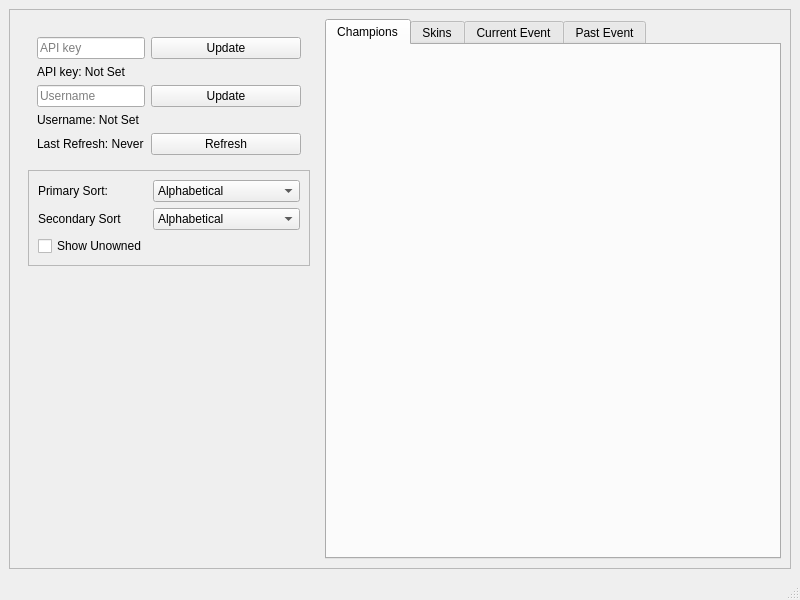
<?xml version="1.0" encoding="UTF-8"?>
<ui version="4.0">
 <class>MainWindow</class>
 <widget class="QMainWindow" name="MainWindow">
  <property name="geometry">
   <rect>
    <x>0</x>
    <y>0</y>
    <width>800</width>
    <height>600</height>
   </rect>
  </property>
  <property name="windowTitle">
   <string>League Tracker</string>
  </property>
  <widget class="QWidget" name="centralwidget">
   <layout class="QGridLayout" name="window_grid_layout">
    <item row="0" column="0">
     <widget class="QFrame" name="main_frame">
      <property name="frameShape">
       <enum>QFrame::StyledPanel</enum>
      </property>
      <property name="frameShadow">
       <enum>QFrame::Raised</enum>
      </property>
      <layout class="QGridLayout" name="main_frame_grid_layout">
       <item row="0" column="0" alignment="Qt::AlignTop">
        <widget class="QWidget" name="settings_widget" native="true">
         <property name="sizePolicy">
          <sizepolicy hsizetype="Preferred" vsizetype="Preferred">
           <horstretch>1</horstretch>
           <verstretch>0</verstretch>
          </sizepolicy>
         </property>
         <property name="minimumSize">
          <size>
           <width>300</width>
           <height>100</height>
          </size>
         </property>
         <property name="maximumSize">
          <size>
           <width>300</width>
           <height>300</height>
          </size>
         </property>
         <layout class="QVBoxLayout" name="settings_vertical_layout">
          <item>
           <widget class="QWidget" name="api_username_frame" native="true">
            <layout class="QFormLayout" name="api_username_form_layout">
             <item row="0" column="0">
              <widget class="QLineEdit" name="api_input">
               <property name="toolTip">
                <string/>
               </property>
               <property name="text">
                <string/>
               </property>
               <property name="placeholderText">
                <string>API key</string>
               </property>
              </widget>
             </item>
             <item row="0" column="1">
              <widget class="QPushButton" name="api_update_button">
               <property name="text">
                <string>Update</string>
               </property>
              </widget>
             </item>
             <item row="1" column="0">
              <widget class="QLabel" name="api_label">
               <property name="text">
                <string>API key: Not Set</string>
               </property>
              </widget>
             </item>
             <item row="2" column="0">
              <widget class="QLineEdit" name="username_input">
               <property name="placeholderText">
                <string>Username</string>
               </property>
              </widget>
             </item>
             <item row="2" column="1">
              <widget class="QPushButton" name="username_update_button">
               <property name="text">
                <string>Update</string>
               </property>
              </widget>
             </item>
             <item row="3" column="0">
              <widget class="QLabel" name="username_label">
               <property name="text">
                <string>Username: Not Set</string>
               </property>
              </widget>
             </item>
             <item row="4" column="0">
              <widget class="QLabel" name="last_refresh_label">
               <property name="text">
                <string>Last Refresh: Never</string>
               </property>
              </widget>
             </item>
             <item row="4" column="1">
              <widget class="QPushButton" name="refresh_button">
               <property name="text">
                <string>Refresh</string>
               </property>
              </widget>
             </item>
            </layout>
           </widget>
          </item>
          <item>
           <widget class="QFrame" name="sort_frame">
            <property name="frameShape">
             <enum>QFrame::StyledPanel</enum>
            </property>
            <property name="frameShadow">
             <enum>QFrame::Raised</enum>
            </property>
            <layout class="QFormLayout" name="sort_form_layout">
             <item row="0" column="0">
              <widget class="QLabel" name="primary_sort_label">
               <property name="text">
                <string>Primary Sort:</string>
               </property>
              </widget>
             </item>
             <item row="0" column="1">
              <widget class="QComboBox" name="primary_sort_dropdown">
               <property name="editable">
                <bool>false</bool>
               </property>
               <property name="currentIndex">
                <number>0</number>
               </property>
               <item>
                <property name="text">
                 <string>Alphabetical</string>
                </property>
               </item>
               <item>
                <property name="text">
                 <string>Mastery</string>
                </property>
               </item>
               <item>
                <property name="text">
                 <string>Cost</string>
                </property>
               </item>
               <item>
                <property name="text">
                 <string>Release Date</string>
                </property>
               </item>
               <item>
                <property name="text">
                 <string>Rarity</string>
                </property>
               </item>
              </widget>
             </item>
             <item row="1" column="0">
              <widget class="QLabel" name="secondary_sort_label">
               <property name="text">
                <string>Secondary Sort</string>
               </property>
              </widget>
             </item>
             <item row="1" column="1">
              <widget class="QComboBox" name="secondary_sort_dropdown">
               <property name="editable">
                <bool>false</bool>
               </property>
               <property name="currentIndex">
                <number>0</number>
               </property>
               <item>
                <property name="text">
                 <string>Alphabetical</string>
                </property>
               </item>
               <item>
                <property name="text">
                 <string>Mastery</string>
                </property>
               </item>
               <item>
                <property name="text">
                 <string>Cost</string>
                </property>
               </item>
               <item>
                <property name="text">
                 <string>Release Date</string>
                </property>
               </item>
               <item>
                <property name="text">
                 <string>Rarity</string>
                </property>
               </item>
              </widget>
             </item>
             <item row="2" column="0">
              <widget class="QCheckBox" name="show_unowned_checkbox">
               <property name="text">
                <string>Show Unowned</string>
               </property>
              </widget>
             </item>
            </layout>
           </widget>
          </item>
         </layout>
        </widget>
       </item>
       <item row="0" column="1">
        <widget class="QTabWidget" name="tab_widget">
         <property name="minimumSize">
          <size>
           <width>400</width>
           <height>400</height>
          </size>
         </property>
         <property name="font">
          <font>
           <weight>50</weight>
           <bold>false</bold>
          </font>
         </property>
         <property name="currentIndex">
          <number>0</number>
         </property>
         <widget class="QWidget" name="champs_tab">
          <property name="font">
           <font>
            <weight>50</weight>
            <bold>false</bold>
           </font>
          </property>
          <property name="toolTip">
           <string/>
          </property>
          <attribute name="title">
           <string>Champions</string>
          </attribute>
         </widget>
         <widget class="QWidget" name="skins_tab">
          <attribute name="title">
           <string>Skins</string>
          </attribute>
         </widget>
         <widget class="QWidget" name="current_event_tab">
          <attribute name="title">
           <string>Current Event</string>
          </attribute>
         </widget>
         <widget class="QWidget" name="past_event_tab">
          <attribute name="title">
           <string>Past Event</string>
          </attribute>
         </widget>
        </widget>
       </item>
      </layout>
     </widget>
    </item>
   </layout>
  </widget>
  <widget class="QMenuBar" name="menubar">
   <property name="geometry">
    <rect>
     <x>0</x>
     <y>0</y>
     <width>800</width>
     <height>21</height>
    </rect>
   </property>
  </widget>
  <widget class="QStatusBar" name="statusbar"/>
 </widget>
 <resources/>
 <connections/>
</ui>
